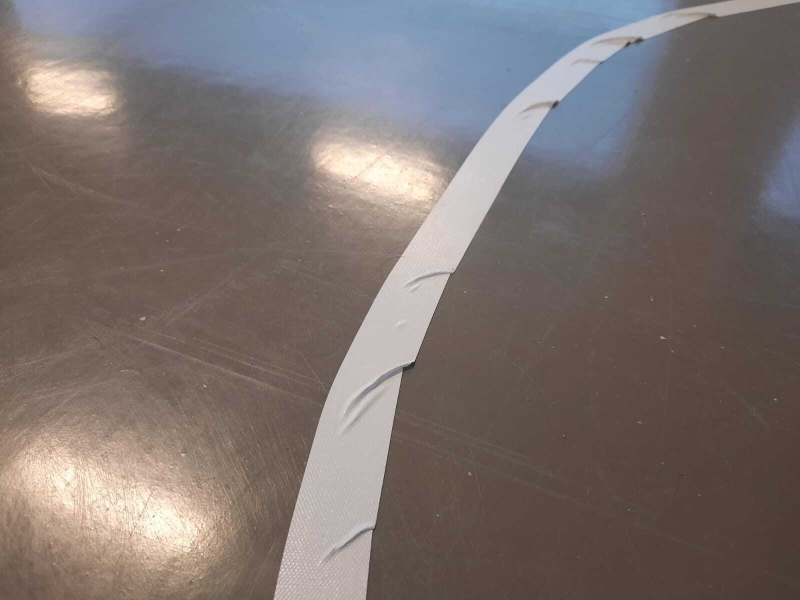
#> input picture Panurge2000-main/codes_arch/python_code_modules/test_img5.jpg, 1600 x 1200 px (shown at 1/2 size)
$ python -i line_detection.py   (imports and definitions only)
#> lines starting #> are read from the running program, lines starting #| are printed output that depends on the picture; after the words box and inside, x2 and y2 are one past the last pixel; in counts of white or black regions, pixels touching at a corner belong together
# -*- coding: utf-8 -*-
import cv2
import numpy as np
import time
import sys
import os
#from matplotlib import pyplot as plt
from picamera.array import PiRGBArray
from picamera import PiCamera

script_dir = os.path.dirname(os.path.abspath(__file__))
timer = time.time()

#image = cv2.imread(script_dir + r'/example_image/photo_carrefour2.jpg')
#print(image.shape)

# [1 line not run here, left out]

###video = cv2.VideoCapture(0)

def warpImg (img,points,w,h,inv=False):
    pts1 = np.float32(points)
    pts2 = np.float32([[0,0],[w,0],[0,h],[w,h]])
    if inv:
        matrix = cv2.getPerspectiveTransform(pts2,pts1)
    else:
        matrix = cv2.getPerspectiveTransform(pts1,pts2)
    imgWarp = cv2.warpPerspective(img,matrix,(w,h))
    return imgWarp

def convert_to_HSV(frame):
    hsv = cv2.cvtColor(frame, cv2.COLOR_BGR2HSV)
    return hsv

def detect_edges(frame):
    hsv = convert_to_HSV(frame)
    """
    lower_yellow = np.array([0, 180, 180])
    upper_yellow = np.array([179, 255, 255])
    mask_yellow = cv2.inRange(hsv, lower_yellow, upper_yellow)
    #mask_yellow = cv2.Canny(mask_yellow, 200, 400)
    """
    lower = np.array([90, 0, 180])
    upper = np.array([170, 255, 255])
    mask = cv2.inRange(hsv, lower, upper)
    count_black = np.sum(mask <= 10)
    w,h,_ = frame.shape

    if count_black > w*h*0.75:
        lower = np.array([0, 0, 170])
        upper = np.array([170, 255, 255])
        mask = cv2.inRange(hsv, lower, upper)

    return mask

def region_of_interest(edges):
    height, width = edges.shape
    mask = np.zeros_like(edges)

    # only focus lower half of the screen
    polygon = np.array([[
        (0, height * 1 / 2),
        (width, height * 1/2),
        (width, height),
        (0, height),
    ]], np.int32)

    cv2.fillPoly(mask, polygon, 255)
    cropped_edges = cv2.bitwise_and(edges, mask)
    return cropped_edges

def detect_line_segments(cropped_edges):
    rho = 1  # precision in pixel, i.e. 1 pixel
    angle = np.pi / 180  # degree in radian, i.e. 1 degree
    min_threshold = 10  # minimal of votes

    line_segments = cv2.HoughLines(cropped_edges, rho, angle, min_threshold,)
    return line_segments

#Get direction of the car based on the line sege
def get_angle(frame,line_segments):
    if line_segments is None:
        return 0,False
    segment = line_segments[0][0]
    height, width,_ = frame.shape
    rho,theta = segment
    a = np.cos(theta)
    if abs(theta - np.pi/2)<np.pi/6:
        return 0,True
    distance = abs(rho/a-height*np.tan(theta))
    if theta > np.pi/2:
        theta = theta - np.pi
    theta = theta * 180 / np.pi
    demi_largeur_camera = width/2
    if abs(distance - demi_largeur_camera) < demi_largeur_camera/20 and abs(theta) > 40:
        return theta*0.5,False
    elif abs(distance - demi_largeur_camera) > demi_largeur_camera/30:
        return (distance - demi_largeur_camera),False
    else:
        return 0,False


### LEGACY - NOT BEING USED
def is_intersection(frame):
    #find if there is an intersection between at least two lines in the cropped frame
    line_segments = cv2.HoughLinesP(frame, 1, np.pi / 180, 10, np.array([]), minLineLength=10, maxLineGap=4)
    if line_segments is None:
        return False, None, None
    #Compute angle between all detected lines and return True if one is greater than 80°
    range_i = np.random.randint(0, len(line_segments), 5)
    for i in range_i:
        for x1, y1, x2, y2 in line_segments[i]:
            if x1 == x2:
                continue
            fit = np.polyfit((x1, x2), (y1, y2), 1)
            slope, intercept = fit
            #range_j = np.random.randint(i+1, len(line_segments), 5)
            for j in range(i+1, len(line_segments)):
                for x1, y1, x2, y2 in line_segments[j]:
                    if x1 == x2:
                        continue
                    fit = np.polyfit((x1, x2), (y1, y2), 1)
                    slope2, intercept2 = fit
                    if abs(slope-slope2) > 70:
                        angle = np.arctan(abs((slope-slope2)/(1+slope*slope2)))*180/np.pi
                        #print(angle)
                        if angle > 80:
                            return True, line_segments[i], line_segments[j]
    return False, None, None


def heading_image(frame, steering_angle,
                         line_color=(0, 0, 255), line_width=5):
    heading_im = np.zeros_like(frame)
    height, width, _ = frame.shape

    steering_angle_radian = steering_angle / 180.0 * np.pi
    # find the heading line starting from the bottom of the frame
    x1 = int(width / 2)
    y1 = height
    x2 = int(x1 + height / 2 * np.tan(steering_angle_radian))
    y2 = int(height / 2)

    cv2.line(heading_im, (x1, y1), (x2, y2), line_color, line_width)
    heading_im = cv2.addWeighted(frame, 0.8, heading_im, 1, 1)
    return heading_im

def return_angle(frame):
    frame = cv2.resize(frame, (80, 60))

    hsv = convert_to_HSV(frame)
    #cv2.imshow('hsv', hsv)
    mask = detect_edges(hsv)
    #cv2.imshow('mask', mask)
    cropped_mask = region_of_interest(mask)
    #cropped_mask = mask
    #cv2.imshow('cropped_mask', mask)
    #cropped_mask = mask

    # Noise reduction
    kernel_erode = np.ones((4,4), np.uint8)
    eroded_mask = cv2.erode(cropped_mask, kernel_erode, iterations=1)
    kernel_dilate = np.ones((4,4), np.uint8)
    dilated_mask = cv2.dilate(eroded_mask, kernel_dilate, iterations=1)
    #cv2.imshow('after_noise_reduction', dilated_mask)

    # Steering wheel angle calculation
    line_segments = detect_line_segments(dilated_mask)
    angle, is_intersec = get_angle(frame,line_segments)
    heading_im = heading_image(frame,angle)
    cv2.imshow('heading_image', heading_im)

    #plt.imshow(heading_im)
    """
    bool_inter,line1,line2 = is_intersection(cropped_edges)

    if bool_inter:
        #display intersection on heading image
        for x1, y1, x2, y2 in line1:
            cv2.line(heading_im, (x1, y1), (x2, y2), (0, 255, 0), 2)
        for x1, y1, x2, y2 in line2:
            cv2.line(heading_im, (x1, y1), (x2, y2), (0, 255, 0), 2)
        #show on cropped edges
        #cv2.imshow('heading_image',heading_image)
        print("Intersection at time: ", time.time()-timer)
        #cv2.putText(heading_image, 'Intersection', (10, 30), cv2.FONT_HERSHEY_SIMPLEX, 1, (0, 0, 255), 2, cv2.LINE_AA)
    """

    return angle, is_intersec


# [18 lines not run here, left out]

    # To test in PC
    #angle, is_intersection = return_angle(image)

>>> import cv2
>>> picture = cv2.imread('test_img5.jpg')
#> picture is the input picture: shape (1200, 1600, 3); mean B, G, R 110.7, 113.6, 123.3
>>> result = return_angle(picture)
#> in return_angle, `frame = cv2.resize(frame, (80, 60))`:
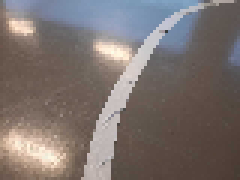
#> frame: shape (60, 80, 3) (shown 3 times larger); mean of channels 0, 1, 2 110.9, 113.7, 123.4; drawn as B, G, R
#> in convert_to_HSV, `hsv = cv2.cvtColor(frame, cv2.COLOR_BGR2HSV)`: hsv: shape (60, 80, 3); mean H, S, V 32.4, 50.5, 129.6
#> in convert_to_HSV (call 2), `hsv = cv2.cvtColor(frame, cv2.COLOR_BGR2HSV)`: hsv: shape (60, 80, 3); mean H, S, V 43.2, 221.9, 131.6
#> in detect_edges, `mask = cv2.inRange(hsv, lower, upper)`:
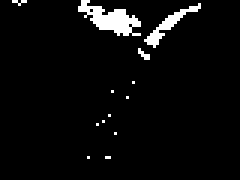
#> mask: shape (60, 80) (shown 3 times larger); 4.2% white; 13 white regions (11 under 20 px), largest, box (x1, y1, x2, y2) and area: (26, 0, 47, 12) 119, (48, 1, 67, 16) 62
#> in detect_edges, `count_black = np.sum(mask <= 10)`: count_black = 4596
#> in detect_edges, `mask = cv2.inRange(hsv, lower, upper)`: mask: shape (60, 80); 22.4% white; 9 white regions (4 under 20 px), largest, box (x1, y1, x2, y2) and area: (22, 0, 70, 60) 712, (0, 41, 23, 57) 227, (2, 4, 25, 14) 71, (74, 8, 80, 27) 33, (2, 0, 12, 3) 22
#> in region_of_interest, `cv2.fillPoly(mask, polygon, 255)`:
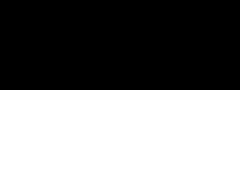
#> mask: shape (60, 80) (shown 3 times larger); 50% white; 1 white region, box (x1, y1, x2, y2) and area: (0, 30, 80, 60) 2400
#> in region_of_interest, `cropped_edges = cv2.bitwise_and(edges, mask)`:
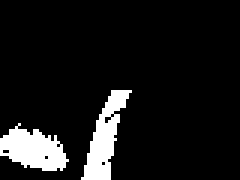
#> cropped_edges: shape (60, 80) (shown 3 times larger); 9.3% white; 2 white regions, box (x1, y1, x2, y2) and area: (0, 41, 23, 57) 227, (27, 30, 44, 60) 221
#> in return_angle, `eroded_mask = cv2.erode(cropped_mask, kernel_erode, iterations=1)`:
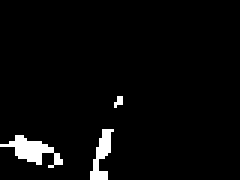
#> eroded_mask: shape (60, 80) (shown 3 times larger); 3.5% white; 3 white regions (1 under 20 px), largest, box (x1, y1, x2, y2) and area: (0, 45, 21, 56) 96, (30, 43, 38, 60) 65
#> in return_angle, `dilated_mask = cv2.dilate(eroded_mask, kernel_dilate, iterations=1)`:
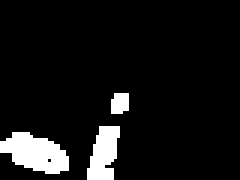
#> dilated_mask: shape (60, 80) (shown 3 times larger); 8.1% white; 3 white regions, box (x1, y1, x2, y2) and area: (0, 44, 23, 58) 212, (29, 42, 40, 60) 140, (37, 31, 43, 38) 38
#> in detect_line_segments, `line_segments = cv2.HoughLines(cropped_edges, rho, angle, min_threshol..`: line_segments = 547 rows, first 8: [48, 1.8], [49, 1.82], [46, 1.83], [47, 1.85], [45, 1.87], [44, 1.88], [43, 1.92], [42, 1.94]
#> in get_angle, `segment = line_segments[0][0]`: segment = [48, 1.8]
#> in get_angle, `rho,theta = segment`: rho = 48; theta = 1.8
#> in get_angle, `a = np.cos(theta)`: a = -0.225
#> in return_angle, `angle, is_intersec = get_angle(frame,line_segments)`: angle = 0; is_intersec = True
#> in heading_image, `steering_angle_radian = steering_angle / 180.0 * np.pi`: steering_angle_radian = 0
#> in heading_image, `x2 = int(x1 + height / 2 * np.tan(steering_angle_radian))`: x2 = 40
#> in heading_image, `heading_im = cv2.addWeighted(frame, 0.8, heading_im, 1, 1)`:
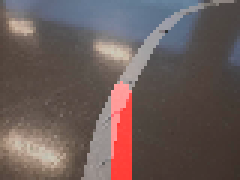
#> heading_im: shape (60, 80, 3) (shown 3 times larger); mean of channels 0, 1, 2 89.7, 92, 106.6; drawn as B, G, R
#> result = (0, True)
